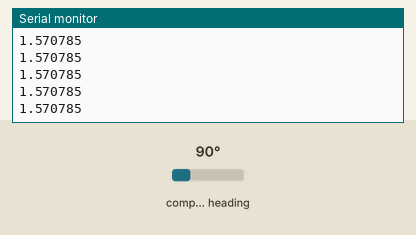
Simulated run of this program. Board: ESP32. On the bench: the last lines printed to the serial monitor. Wiring (inferred from the names in the program): AS5600 angle sensor at I2C address 0x36. The test bench sets the inputs (shaded band); at power-on: compass heading 90°.

Above: at 2.2 s.
2.3 s: compass heading set to 7°
At 3.1 s:
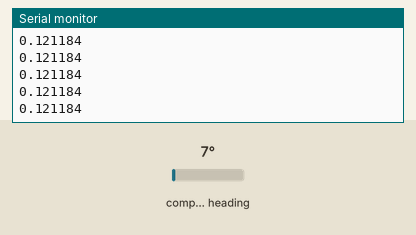
3.8 s: compass heading set to 90°
At 4.8 s:
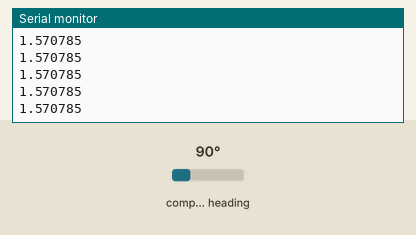
Timing chart, 0 to 6.8 s (numbered marks = the images above; inputs shaded):
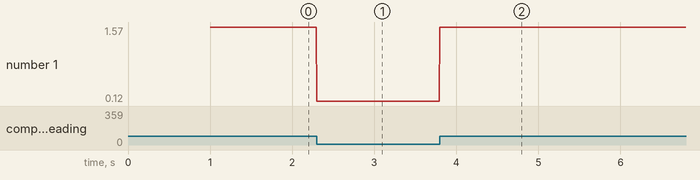

Measured:
- after the input at 2.3 s, the serial monitor: prints a new line at once (image 1)
- plotted number 1: 1.57 → 0.12 after the input at 2.3 s, 0.12 → 1.57 after the input at 3.8 s

The program:

main.cpp
```cpp
/*AS5600角度读取测试
 *
 */
#include <Arduino.h>
#include "AS5600.h"

int DIR = -1; // 编码器的方向需要自己测试得到，逆时针(-1)，顺时针(1)

void setup()
{
  Serial.begin(9600);

  BeginSensor(); // 配置AS5600编码器的引脚
}

void loop()
{
  // 编码器读取测试
  Serial.printf("%f\n", getAngle()); // 角度递增
  // Serial.printf("%f\n", getAngle_Without_track());
}
```

AS5600.cpp
```cpp
// (licence header left out)
#include "Wire.h"
#include "AS5600.h"
#include <Arduino.h>

int _raw_ang_hi = 0x0c;
int _raw_ang_lo = 0x0d;
int _ams5600_Address = 0x36;
int ledtime = 0;
int32_t full_rotations = 0; // full rotation tracking;
float angle_prev = 0;

void BeginSensor()
{
  Wire.begin(19, 18, 400000UL); // 通信速率400K
  delay(1000);
}
// readTwoBytes(int in_adr_hi, int in_adr_lo)这段代码是一个函数，其目的是从I2C设备（在代码中的变量名为_ams5600_Address）中读取两个字节数据，并将其合并成一个16位的无符号整数返回。
// 具体来说，函数接受两个整型参数in_adr_hi和in_adr_lo，它们用于指定需要读取的两个字节数据的地址。函数中首先通过Wire库开始I2C传输，向设备写入in_adr_lo和in_adr_hi分别作为数据地址，然后读取相应的字节数据。
// 在每个Wire.requestFrom()调用之后，通过一个while循环等待数据接收完毕。然后读取接收到的低字节和高字节，并使用位运算将它们合并成一个16位的无符号整数。
// 最后，返回合并后的整数。如果读取过程中出现错误或者函数没有成功读取到数据，则函数返回-1。
word readTwoBytes(int in_adr_hi, int in_adr_lo)
{
  word retVal = -1;

  /* 读低位 */
  Wire.beginTransmission(_ams5600_Address);
  Wire.write(in_adr_lo);
  Wire.endTransmission();
  Wire.requestFrom(_ams5600_Address, 1);
  while (Wire.available() == 0)
    ;
  int low = Wire.read();

  /* 读高位 */
  Wire.beginTransmission(_ams5600_Address);
  Wire.write(in_adr_hi);
  Wire.endTransmission();
  Wire.requestFrom(_ams5600_Address, 1);
  while (Wire.available() == 0)
    ;
  int high = Wire.read();

  retVal = (high << 8) | low;

  return retVal;
}

word getRawAngle()
{
  return readTwoBytes(_raw_ang_hi, _raw_ang_lo);
}

float getAngle_Without_track()
{
  return getRawAngle() * 0.08789 * PI / 180; // 得到弧度制的角度
}

float getAngle()
{
  float val = getAngle_Without_track();
  float d_angle = val - angle_prev;
  // 计算旋转的总圈数
  // 通过判断角度变化是否大于80%的一圈(0.8f*6.28318530718f)来判断是否发生了溢出，如果发生了，则将full_rotations增加1（如果d_angle小于0）或减少1（如果d_angle大于0）。
  if (abs(d_angle) > (0.8f * 6.28318530718f))
    full_rotations += (d_angle > 0) ? -1 : 1;
  angle_prev = val;
  return (float)full_rotations * 6.28318530718f + angle_prev;
}
```

AS5600.h
```cpp
#pragma once

void BeginSensor();
float getAngle();               // 得到编码器的值，带圈数，值一直增加,弧度制
float getAngle_Without_track(); // 不带圈数，读取AS5600检测到的单圈值
```
